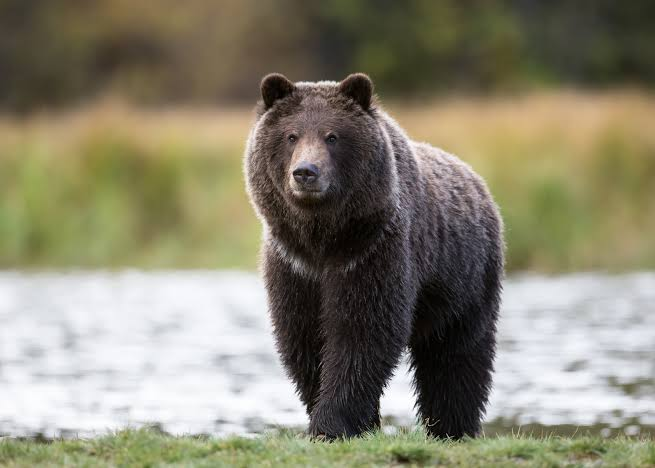
#> input picture Learning/data/bear.jpeg, 655 x 468 px
$ python threshold_global.py
#> lines starting #> are read from the running program, lines starting #| are printed output that depends on the picture; after the words box and inside, x2 and y2 are one past the last pixel; in counts of white or black regions, pixels touching at a corner belong together
import cv2
image_path = './data/bear.jpeg'

image = cv2.imread(image_path)
#> image is the input picture: shape (468, 655, 3); mean B, G, R 112.1, 131.9, 136
img_gray = cv2.cvtColor(image, cv2.COLOR_BGR2GRAY)
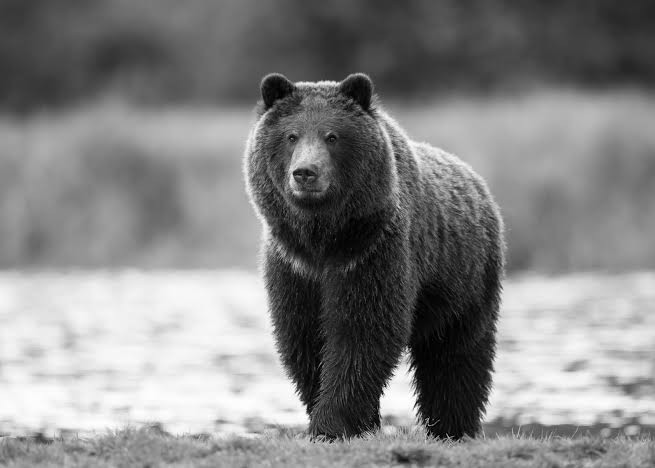
#> img_gray: shape (468, 655); min 0, max 255, mean 130.9
ret,threshold = cv2.threshold(img_gray, 60,255,cv2.THRESH_BINARY)
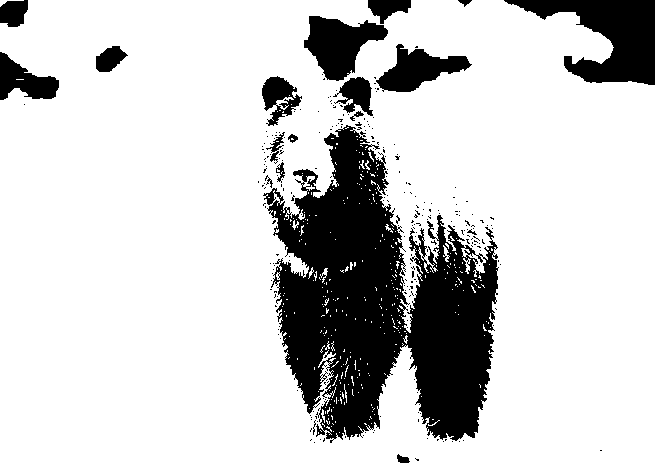
#> threshold: shape (468, 655); 80.8% white; 265 black regions (247 under 20 px), largest, box (x1, y1, x2, y2) and area: (263, 125, 499, 443) 40844, (504, 0, 655, 85) 6360, (304, 16, 388, 81) 3026
# Clearing Noise
threshold = cv2.blur(threshold,(10,10))
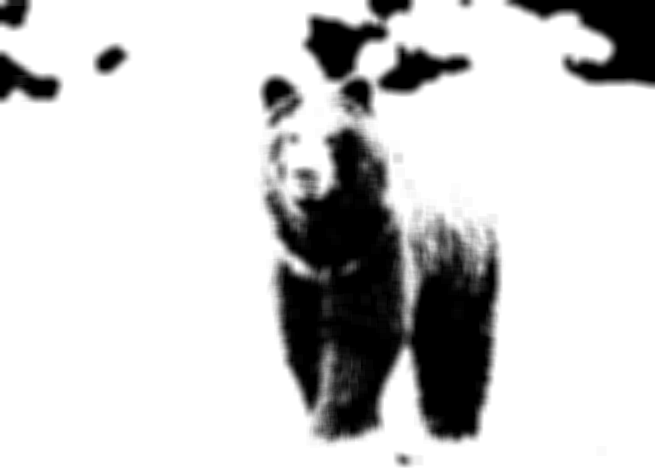
#> threshold: shape (468, 655); min 0, max 255, mean 206
ret,threshold = cv2.threshold(threshold, 60,255,cv2.THRESH_BINARY)
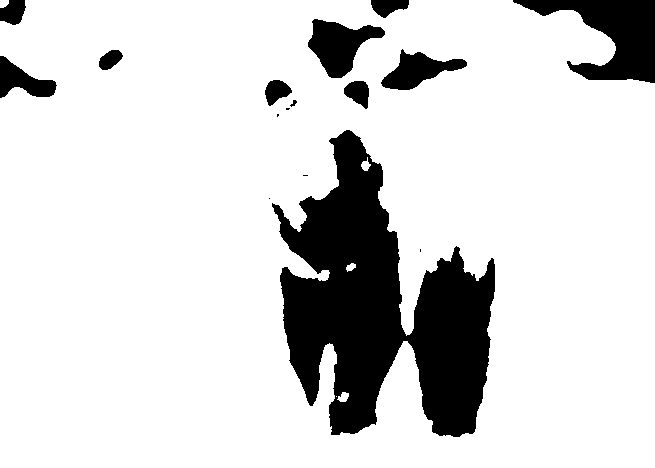
#> threshold: shape (468, 655); 84.3% white; 16 black regions (5 under 20 px), largest, box (x1, y1, x2, y2) and area: (272, 130, 495, 437) 35040, (513, 0, 655, 83) 5635, (308, 19, 385, 78) 2419
cv2.imshow('image', image)
cv2.imshow('threshold', threshold)
cv2.waitKey(0)
cv2.destroyAllWindows()
